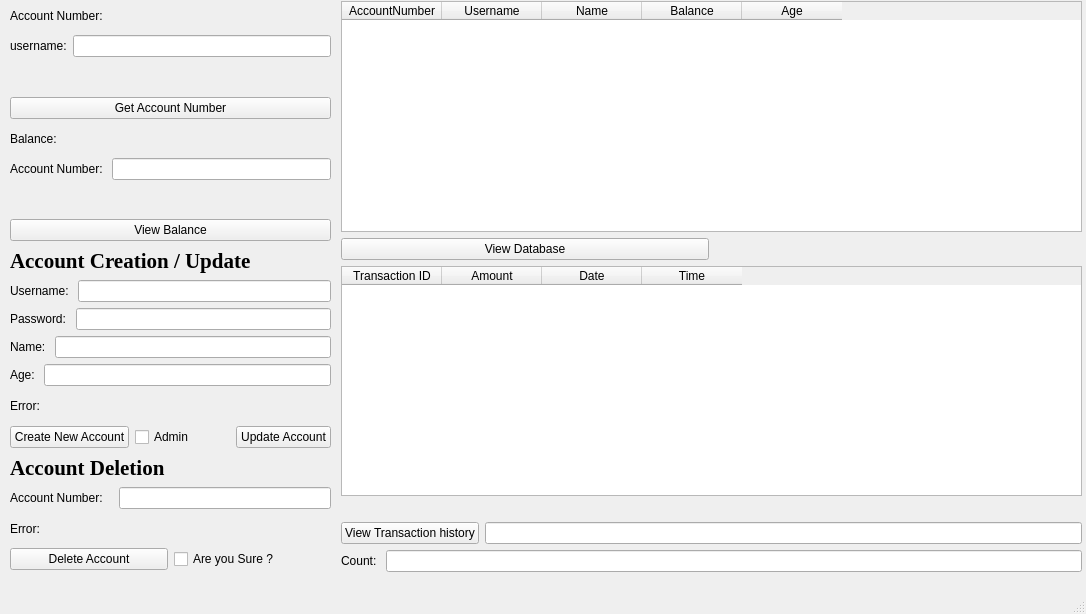
<?xml version="1.0" encoding="UTF-8"?>
<ui version="4.0">
 <class>AdminWindow</class>
 <widget class="QMainWindow" name="AdminWindow">
  <property name="geometry">
   <rect>
    <x>0</x>
    <y>0</y>
    <width>1086</width>
    <height>614</height>
   </rect>
  </property>
  <property name="windowTitle">
   <string>MainWindow</string>
  </property>
  <widget class="QWidget" name="centralwidget">
   <widget class="QWidget" name="layoutWidget">
    <property name="geometry">
     <rect>
      <x>341</x>
      <y>1</y>
      <width>741</width>
      <height>571</height>
     </rect>
    </property>
    <layout class="QVBoxLayout" name="verticalLayout">
     <item>
      <widget class="QTableWidget" name="tbl_view_database">
       <column>
        <property name="text">
         <string>AccountNumber</string>
        </property>
       </column>
       <column>
        <property name="text">
         <string>Username</string>
        </property>
       </column>
       <column>
        <property name="text">
         <string>Name</string>
        </property>
       </column>
       <column>
        <property name="text">
         <string>Balance</string>
        </property>
       </column>
       <column>
        <property name="text">
         <string>Age</string>
        </property>
       </column>
      </widget>
     </item>
     <item>
      <layout class="QHBoxLayout" name="horizontalLayout">
       <item>
        <widget class="QPushButton" name="pbn_view_database">
         <property name="text">
          <string>View Database</string>
         </property>
        </widget>
       </item>
       <item>
        <widget class="QLabel" name="lbl_view_database_error">
         <property name="text">
          <string/>
         </property>
        </widget>
       </item>
      </layout>
     </item>
     <item>
      <widget class="QTableWidget" name="tbl_transaction_history">
       <column>
        <property name="text">
         <string>Transaction ID</string>
        </property>
       </column>
       <column>
        <property name="text">
         <string>Amount</string>
        </property>
       </column>
       <column>
        <property name="text">
         <string>Date</string>
        </property>
       </column>
       <column>
        <property name="text">
         <string>Time</string>
        </property>
       </column>
      </widget>
     </item>
     <item>
      <widget class="QLabel" name="lbl_err_transaction_history">
       <property name="text">
        <string/>
       </property>
      </widget>
     </item>
     <item>
      <layout class="QHBoxLayout" name="horizontalLayout_10">
       <item>
        <widget class="QPushButton" name="pbn_view_transaction_history">
         <property name="text">
          <string>View Transaction history</string>
         </property>
        </widget>
       </item>
       <item>
        <widget class="QLineEdit" name="lnedit_act_number_transaction_history"/>
       </item>
      </layout>
     </item>
     <item>
      <layout class="QHBoxLayout" name="horizontalLayout_9">
       <item>
        <widget class="QLabel" name="lbl_count">
         <property name="text">
          <string>Count: </string>
         </property>
        </widget>
       </item>
       <item>
        <widget class="QLineEdit" name="lnedit_count"/>
       </item>
      </layout>
     </item>
    </layout>
   </widget>
   <widget class="QWidget" name="">
    <property name="geometry">
     <rect>
      <x>10</x>
      <y>2</y>
      <width>321</width>
      <height>568</height>
     </rect>
    </property>
    <layout class="QVBoxLayout" name="verticalLayout_2">
     <item>
      <widget class="QLabel" name="label_view_account_number">
       <property name="text">
        <string>Account Number: </string>
       </property>
      </widget>
     </item>
     <item>
      <layout class="QHBoxLayout" name="horizontalLayout_12">
       <item>
        <widget class="QLabel" name="label_username">
         <property name="text">
          <string>username:</string>
         </property>
        </widget>
       </item>
       <item>
        <widget class="QLineEdit" name="lineEdit_username"/>
       </item>
      </layout>
     </item>
     <item>
      <widget class="QLabel" name="label_error">
       <property name="text">
        <string/>
       </property>
      </widget>
     </item>
     <item>
      <widget class="QPushButton" name="pushButton_get_account_number">
       <property name="text">
        <string>Get Account Number</string>
       </property>
      </widget>
     </item>
     <item>
      <widget class="QLabel" name="lbl_viewbalance">
       <property name="text">
        <string>Balance:</string>
       </property>
      </widget>
     </item>
     <item>
      <layout class="QHBoxLayout" name="horizontalLayout_11">
       <item>
        <widget class="QLabel" name="lbl_accountnumber">
         <property name="text">
          <string>Account Number: </string>
         </property>
        </widget>
       </item>
       <item>
        <widget class="QLineEdit" name="lnedit_accountnumber"/>
       </item>
      </layout>
     </item>
     <item>
      <widget class="QLabel" name="label_error_viewbalance">
       <property name="text">
        <string/>
       </property>
      </widget>
     </item>
     <item>
      <widget class="QPushButton" name="pbn_view_balance">
       <property name="text">
        <string>View Balance</string>
       </property>
      </widget>
     </item>
     <item>
      <widget class="QLabel" name="lbl_accountcreation">
       <property name="font">
        <font>
         <family>Times New Roman</family>
         <pointsize>16</pointsize>
         <bold>true</bold>
        </font>
       </property>
       <property name="text">
        <string>Account Creation / Update</string>
       </property>
      </widget>
     </item>
     <item>
      <layout class="QHBoxLayout" name="horizontalLayout_2">
       <item>
        <widget class="QLabel" name="lbl_username_input">
         <property name="text">
          <string>Username: </string>
         </property>
        </widget>
       </item>
       <item>
        <widget class="QLineEdit" name="lnedit_username_input"/>
       </item>
      </layout>
     </item>
     <item>
      <layout class="QHBoxLayout" name="horizontalLayout_3">
       <item>
        <widget class="QLabel" name="lbl_password">
         <property name="text">
          <string>Password: </string>
         </property>
        </widget>
       </item>
       <item>
        <widget class="QLineEdit" name="lnedit_password_input"/>
       </item>
      </layout>
     </item>
     <item>
      <layout class="QHBoxLayout" name="horizontalLayout_5">
       <item>
        <widget class="QLabel" name="lbl_name">
         <property name="text">
          <string>Name: </string>
         </property>
        </widget>
       </item>
       <item>
        <widget class="QLineEdit" name="lnedit_name_input"/>
       </item>
      </layout>
     </item>
     <item>
      <layout class="QHBoxLayout" name="horizontalLayout_4">
       <item>
        <widget class="QLabel" name="lbl_age">
         <property name="text">
          <string>Age: </string>
         </property>
        </widget>
       </item>
       <item>
        <widget class="QLineEdit" name="lnedit_age_input"/>
       </item>
      </layout>
     </item>
     <item>
      <widget class="QLabel" name="lbl_error_create">
       <property name="text">
        <string>Error:</string>
       </property>
      </widget>
     </item>
     <item>
      <layout class="QHBoxLayout" name="horizontalLayout_6">
       <item>
        <widget class="QPushButton" name="pbn_create_new_account">
         <property name="text">
          <string>Create New Account</string>
         </property>
        </widget>
       </item>
       <item>
        <widget class="QCheckBox" name="chkbox_admin">
         <property name="text">
          <string>Admin</string>
         </property>
        </widget>
       </item>
       <item>
        <widget class="QPushButton" name="pbn_update_account">
         <property name="text">
          <string>Update Account</string>
         </property>
        </widget>
       </item>
      </layout>
     </item>
     <item>
      <widget class="QLabel" name="lbl_accountdeletion">
       <property name="font">
        <font>
         <family>Times New Roman</family>
         <pointsize>16</pointsize>
         <bold>true</bold>
        </font>
       </property>
       <property name="text">
        <string>Account Deletion</string>
       </property>
      </widget>
     </item>
     <item>
      <layout class="QHBoxLayout" name="horizontalLayout_7">
       <item>
        <widget class="QLabel" name="lbl_account_number_delete">
         <property name="text">
          <string>Account Number:   </string>
         </property>
        </widget>
       </item>
       <item>
        <widget class="QLineEdit" name="lnedit_delete_account_number"/>
       </item>
      </layout>
     </item>
     <item>
      <widget class="QLabel" name="lbl_error_delete">
       <property name="text">
        <string>Error:</string>
       </property>
      </widget>
     </item>
     <item>
      <layout class="QHBoxLayout" name="horizontalLayout_8">
       <item>
        <widget class="QPushButton" name="pbn_delete_account">
         <property name="text">
          <string>Delete Account</string>
         </property>
        </widget>
       </item>
       <item>
        <widget class="QCheckBox" name="chkbox_sure">
         <property name="text">
          <string>Are you Sure ?</string>
         </property>
        </widget>
       </item>
      </layout>
     </item>
    </layout>
   </widget>
  </widget>
  <widget class="QMenuBar" name="menubar">
   <property name="geometry">
    <rect>
     <x>0</x>
     <y>0</y>
     <width>1086</width>
     <height>21</height>
    </rect>
   </property>
  </widget>
  <widget class="QStatusBar" name="statusbar"/>
 </widget>
 <resources/>
 <connections/>
</ui>
